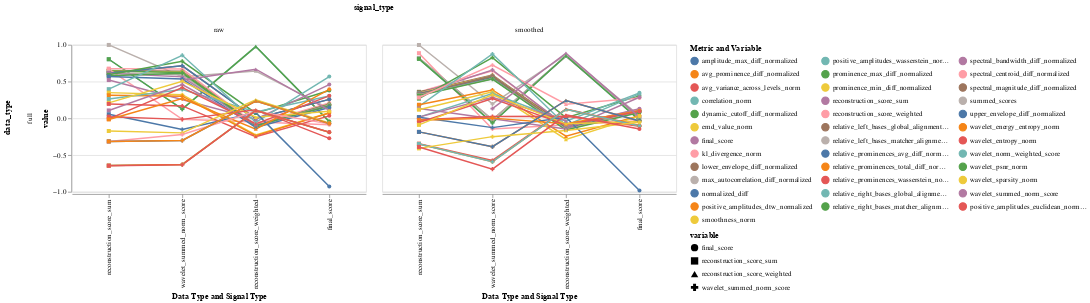

The cell this chart's notebook holds for it:
### Code cell
selection = alt.selection_multi(fields=['metric'], bind='legend')
alt.Chart(melted_df[(melted_df.value < 1) & (melted_df.variable.isin(['reconstruction_score_sum', 'wavelet_summed_norm_score',  'reconstruction_score_weighted', 'final_score']))]).mark_line(point=True).encode(
	x=alt.X('variable:N', axis=alt.Axis(title='Data Type and Signal Type'), sort=['reconstruction_score_sum', 'wavelet_summed_norm_score',
       'reconstruction_score_weighted', 'final_score']),
	# x=alt.X('variable:N', axis=alt.Axis(title='Score Type'), sort=['reconstruction_score_sum', 'wavelet_summed_norm_score',
    #    'summed_scores']),
	y='value:Q',
	color=alt.Color('metric:N', legend=alt.Legend(title='Metric and Variable', symbolLimit=0, columns=3)),
	opacity=alt.condition(selection, alt.value(1), alt.value(0.2)),
	shape='variable:N',
	row='data_type:N',
	column='signal_type:N',
	tooltip=['metric', 'variable', 'value', 'data_type', 'signal_type']
).add_params(selection).properties(width=400, height=200)

### Figure 1 — Vega-Lite specification as saved in the notebook (floating-point values rounded to 4 significant figures; data arrays with more than 128 entries replaced by an {"elided": "..."} marker saying what was removed)
{"config": {"view": {"continuousWidth": 300, "continuousHeight": 300}}, "data": {"name": "data-46168731b66ea7b7278683bba69ade1d"}, "mark": {"type": "line", "point": true}, "encoding": {"color": {"field": "metric", "legend": {"columns": 3, "symbolLimit": 0, "title": "Metric and Variable"}, "type": "nominal"}, "column": {"field": "signal_type", "type": "nominal"}, "opacity": {"condition": {"param": "param_2", "value": 1}, "value": 0.2}, "row": {"field": "data_type", "type": "nominal"}, "shape": {"field": "variable", "type": "nominal"}, "tooltip": [{"field": "metric", "type": "nominal"}, {"field": "variable", "type": "nominal"}, {"field": "value", "type": "quantitative"}, {"field": "data_type", "type": "nominal"}, {"field": "signal_type", "type": "nominal"}], "x": {"axis": {"title": "Data Type and Signal Type"}, "field": "variable", "sort": ["reconstruction_score_sum", "wavelet_summed_norm_score", "reconstruction_score_weighted", "final_score"], "type": "nominal"}, "y": {"field": "value", "type": "quantitative"}}, "height": 200, "params": [{"name": "param_2", "select": {"type": "point", "fields": ["metric"]}, "bind": "legend"}], "width": 400, "$schema": "https://vega.github.io/schema/vega-lite/v5.8.0.json", "datasets": {"data-46168731b66ea7b7278683bba69ade1d": {"elided": "280 records"}}}
